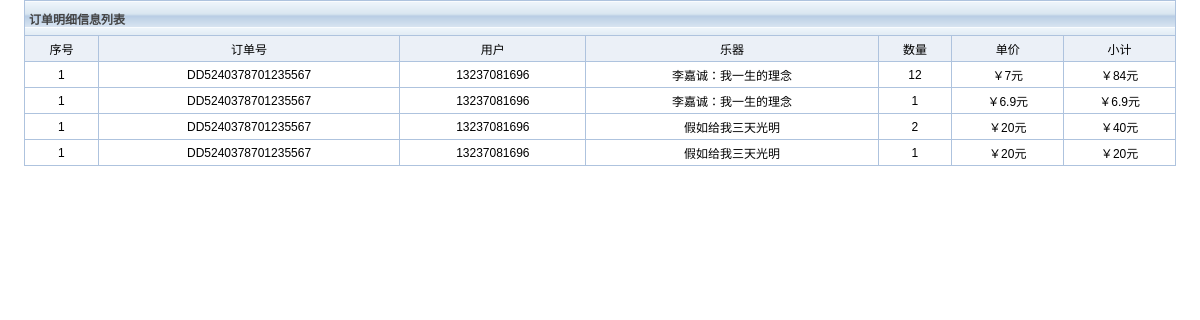
/bookshop/admin/listdetails.php?id=DD5240378701235567, run on the app's committed database.
### tables this page shows
CREATE TABLE `details` (
  `id` int(11) NOT NULL AUTO_INCREMENT,
  `ordercode` varchar(255) DEFAULT NULL,
  `usersid` varchar(255) DEFAULT NULL,
  `goodsid` varchar(255) DEFAULT NULL,
  `num` varchar(255) DEFAULT NULL,
  `price` varchar(255) DEFAULT NULL,
  PRIMARY KEY (`id`)
);

CREATE TABLE `users` (
  `id` int(11) NOT NULL AUTO_INCREMENT,
  `uname` varchar(255) DEFAULT NULL,
  `pwd` varchar(255) DEFAULT NULL,
  `contact` varchar(255) DEFAULT NULL,
  `address` varchar(255) DEFAULT NULL,
  `realname` varchar(255) DEFAULT NULL,
  `sex` varchar(255) DEFAULT NULL,
  PRIMARY KEY (`id`)
);

CREATE TABLE `goods` (
  `id` int(11) NOT NULL AUTO_INCREMENT,
  `name` varchar(255) DEFAULT NULL,
  `image2` varchar(255) DEFAULT NULL,
  `image1` varchar(255) DEFAULT NULL,
  `cateid` int(255) DEFAULT NULL,
  `marketprice` double(255,0) DEFAULT NULL,
  `nowprice` double(255,0) DEFAULT NULL,
  `special` varchar(255) DEFAULT NULL,
  `store` int(255) DEFAULT NULL,
  `sellnum` int(255) DEFAULT NULL,
  `contents` text,
  `author` varchar(255) DEFAULT NULL,
  `press` varchar(255) DEFAULT NULL,
  `publishtime` date DEFAULT NULL,
  PRIMARY KEY (`id`)
);

### bookshop/admin/func.php (called while the page is built, shortened)
<?php
$db = db_connect();
function check($str){
	global $db;
	$str = trim($str);
	$sql = $str;
	$result = mysql_query($sql,$db) or db_error();
	return $result;
}
?>

### bookshop/admin/listdetails.php (the view, shortened to what this page needs)
<!DOCTYPE html PUBLIC "-//W3C//DTD XHTML 1.0 Transitional//EN" "http://www.w3.org/TR/xhtml1/DTD/xhtml1-transitional.dtd">
<html xmlns="http://www.w3.org/1999/xhtml">
<head>
<link href="css/four.css" rel="stylesheet" type="text/css" />
</head>
<body>
<table width="100%" border="0" cellpadding="0" cellspacing="0">
	<tr valign="top">
		<td bgcolor="#FFFFFF">
		<table width="96%" border="0" align="center" cellpadding="4"
			cellspacing="1" bgcolor="#aec3de">
			<tr align="left" bgcolor="#F2FDFF">
				<td colspan="12" class="optiontitle">订单明细信息列表</td>
			</tr>
			<tr align="center">
				<td align="center" bgcolor="#ebf0f7">序号</td>
				<td align="center" bgcolor="#ebf0f7">订单号</td>
				<td align="center" bgcolor="#ebf0f7">用户</td>
				<td align="center" bgcolor="#ebf0f7">乐器</td>
				<td align="center" bgcolor="#ebf0f7">数量</td>
				<td align="center" bgcolor="#ebf0f7">单价</td>
				<td align="center" bgcolor="#ebf0f7">小计</td>
			</tr>
			<?php
			require "func.php";
			$id=$_REQUEST["id"];
			$str = "select  a.* ,b.uname , c.name  from details a , users b , goods c where a.usersid = b.id and a.goodsid = c.id and a.ordercode = '$id' order by id desc ;";
			$result = check($str);
			$i=0;
			while($rs = mysql_fetch_object($result)){
				?>
			<tr align="center" bgcolor="#FFFFFF"
				onmouseover="this.style.background='#F2FDFF'"
				onmouseout="this.style.background='#FFFFFF'">
				<td align="center"><?php echo $i+1 ;?></td>
				<td align="center"><?php echo $rs->ordercode ;?></td>
				<td align="center"><?php echo $rs->uname ;?></td>
				<td align="center"><?php echo $rs->name ;?></td>
				<td align="center"><?php echo $rs->num ;?></td>
				<td align="center">￥<?php echo $rs->price ;?>元</td>
				<td align="center">￥<?php echo floatval($rs->price)*floatval($rs->num)  ?>元</td>
			</tr>
			<?php
			}
			?>
		</table>
		</td>
	</tr>
</table>
</body>
</html>

### bookshop/admin/css/four.css (style rules this page uses)
body { margin:0; SCROLLBAR-FACE-COLOR: #C2D4E7; SCROLLBAR-HIGHLIGHT-COLOR: #AEC3DE; SCROLLBAR-SHADOW-COLOR: #AEC3DE; SCROLLBAR-DARKSHADOW-COLOR: #AEC3DE; SCROLLBAR-3DLIGHT-COLOR: #AEC3DE; SCROLLBAR-ARROW-COLOR: #C2D4E7; SCROLLBAR-TRACK-COLOR: #E6F3FF; }
td { font-family: Helvetica, sans-serif, "宋体"; font-size: 12px; color: #000000; text-decoration: none; }
.optiontitle { font-weight: bold; color: #434343; height: 26px; background-image:url( ../images/table_header.gif); }

### data on the page
details: ordercode "DD5240378701235567", usersid.uname "13237081696", goodsid.name "李嘉诚：我一生的理念", num "12", price "7", floatval($rs->price)*floatval($rs->num) "84"
details: ordercode "DD5240378701235567", usersid.uname "13237081696", goodsid.name "李嘉诚：我一生的理念", num "1", price "6.9", floatval($rs->price)*floatval($rs->num) "6.9"
details: ordercode "DD5240378701235567", usersid.uname "13237081696", goodsid.name "假如给我三天光明", num "2", price "20", floatval($rs->price)*floatval($rs->num) "40"
details: ordercode "DD5240378701235567", usersid.uname "13237081696", goodsid.name "假如给我三天光明", num "1", price "20", floatval($rs->price)*floatval($rs->num) "20"
